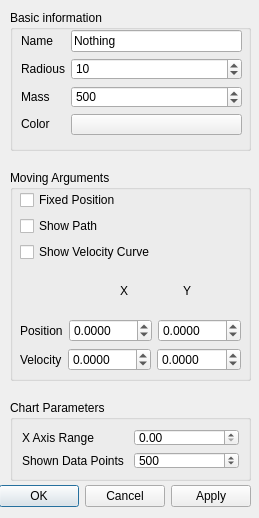
<?xml version="1.0" encoding="UTF-8"?>
<ui version="4.0">
 <class>PlanetEdit</class>
 <widget class="QDialog" name="PlanetEdit">
  <property name="geometry">
   <rect>
    <x>0</x>
    <y>0</y>
    <width>259</width>
    <height>518</height>
   </rect>
  </property>
  <property name="windowTitle">
   <string>Planet Information</string>
  </property>
  <widget class="QDialogButtonBox" name="buttonBox">
   <property name="geometry">
    <rect>
     <x>-90</x>
     <y>480</y>
     <width>341</width>
     <height>32</height>
    </rect>
   </property>
   <property name="orientation">
    <enum>Qt::Horizontal</enum>
   </property>
   <property name="standardButtons">
    <set>QDialogButtonBox::Apply|QDialogButtonBox::Cancel|QDialogButtonBox::Ok</set>
   </property>
  </widget>
  <widget class="QGroupBox" name="groupBox01">
   <property name="geometry">
    <rect>
     <x>10</x>
     <y>10</y>
     <width>241</width>
     <height>141</height>
    </rect>
   </property>
   <property name="title">
    <string>Basic information</string>
   </property>
   <widget class="QWidget" name="layoutWidget">
    <property name="geometry">
     <rect>
      <x>11</x>
      <y>20</y>
      <width>221</width>
      <height>105</height>
     </rect>
    </property>
    <layout class="QHBoxLayout" name="horizontalLayout">
     <item>
      <layout class="QVBoxLayout" name="verticalLayout_3">
       <item>
        <widget class="QLabel" name="label">
         <property name="text">
          <string>Name</string>
         </property>
        </widget>
       </item>
       <item>
        <widget class="QLabel" name="label_2">
         <property name="text">
          <string>Radious</string>
         </property>
        </widget>
       </item>
       <item>
        <widget class="QLabel" name="label_3">
         <property name="text">
          <string>Mass</string>
         </property>
        </widget>
       </item>
       <item>
        <widget class="QLabel" name="label_4">
         <property name="text">
          <string>Color</string>
         </property>
        </widget>
       </item>
      </layout>
     </item>
     <item>
      <layout class="QVBoxLayout" name="verticalLayout">
       <item>
        <widget class="QLineEdit" name="name">
         <property name="text">
          <string>Nothing</string>
         </property>
        </widget>
       </item>
       <item>
        <widget class="QSpinBox" name="radious">
         <property name="maximum">
          <number>999999999</number>
         </property>
         <property name="value">
          <number>10</number>
         </property>
        </widget>
       </item>
       <item>
        <widget class="QSpinBox" name="mass">
         <property name="maximum">
          <number>999999999</number>
         </property>
         <property name="value">
          <number>500</number>
         </property>
        </widget>
       </item>
       <item>
        <widget class="QPushButton" name="color">
         <property name="text">
          <string/>
         </property>
        </widget>
       </item>
      </layout>
     </item>
    </layout>
   </widget>
  </widget>
  <widget class="QGroupBox" name="groupBox">
   <property name="geometry">
    <rect>
     <x>10</x>
     <y>170</y>
     <width>241</width>
     <height>211</height>
    </rect>
   </property>
   <property name="title">
    <string>Moving Arguments</string>
   </property>
   <widget class="QWidget" name="layoutWidget">
    <property name="geometry">
     <rect>
      <x>10</x>
      <y>20</y>
      <width>221</width>
      <height>181</height>
     </rect>
    </property>
    <layout class="QVBoxLayout" name="verticalLayout_2">
     <item>
      <widget class="QCheckBox" name="setFixedPosition">
       <property name="text">
        <string>Fixed Position</string>
       </property>
      </widget>
     </item>
     <item>
      <widget class="QCheckBox" name="showPath">
       <property name="text">
        <string>Show Path</string>
       </property>
      </widget>
     </item>
     <item>
      <widget class="QCheckBox" name="showVelocityCurve">
       <property name="text">
        <string>Show Velocity Curve</string>
       </property>
      </widget>
     </item>
     <item>
      <layout class="QHBoxLayout" name="horizontalLayout_2">
       <item>
        <spacer name="horizontalSpacer">
         <property name="orientation">
          <enum>Qt::Horizontal</enum>
         </property>
         <property name="sizeHint" stdset="0">
          <size>
           <width>40</width>
           <height>20</height>
          </size>
         </property>
        </spacer>
       </item>
       <item>
        <spacer name="horizontalSpacer_4">
         <property name="orientation">
          <enum>Qt::Horizontal</enum>
         </property>
         <property name="sizeHint" stdset="0">
          <size>
           <width>40</width>
           <height>20</height>
          </size>
         </property>
        </spacer>
       </item>
       <item>
        <widget class="QLabel" name="label_5">
         <property name="text">
          <string>X</string>
         </property>
        </widget>
       </item>
       <item>
        <spacer name="horizontalSpacer_2">
         <property name="orientation">
          <enum>Qt::Horizontal</enum>
         </property>
         <property name="sizeHint" stdset="0">
          <size>
           <width>40</width>
           <height>20</height>
          </size>
         </property>
        </spacer>
       </item>
       <item>
        <widget class="QLabel" name="label_6">
         <property name="text">
          <string>Y</string>
         </property>
        </widget>
       </item>
       <item>
        <spacer name="horizontalSpacer_3">
         <property name="orientation">
          <enum>Qt::Horizontal</enum>
         </property>
         <property name="sizeHint" stdset="0">
          <size>
           <width>40</width>
           <height>20</height>
          </size>
         </property>
        </spacer>
       </item>
      </layout>
     </item>
     <item>
      <layout class="QHBoxLayout" name="horizontalLayout_3">
       <item>
        <widget class="QLabel" name="label_7">
         <property name="text">
          <string>Position</string>
         </property>
        </widget>
       </item>
       <item>
        <widget class="QDoubleSpinBox" name="Px">
         <property name="decimals">
          <number>4</number>
         </property>
         <property name="minimum">
          <double>-100000000000000000000.000000000000000</double>
         </property>
         <property name="maximum">
          <double>100000000000000000000.000000000000000</double>
         </property>
        </widget>
       </item>
       <item>
        <widget class="QDoubleSpinBox" name="Py">
         <property name="decimals">
          <number>4</number>
         </property>
         <property name="minimum">
          <double>-100000000000000000000.000000000000000</double>
         </property>
         <property name="maximum">
          <double>100000000000000000000.000000000000000</double>
         </property>
        </widget>
       </item>
      </layout>
     </item>
     <item>
      <layout class="QHBoxLayout" name="horizontalLayout_4">
       <item>
        <widget class="QLabel" name="label_8">
         <property name="text">
          <string>Velocity</string>
         </property>
        </widget>
       </item>
       <item>
        <widget class="QDoubleSpinBox" name="Vx">
         <property name="decimals">
          <number>4</number>
         </property>
         <property name="minimum">
          <double>-100000000000000000000.000000000000000</double>
         </property>
         <property name="maximum">
          <double>100000000000000000000.000000000000000</double>
         </property>
        </widget>
       </item>
       <item>
        <widget class="QDoubleSpinBox" name="Vy">
         <property name="decimals">
          <number>4</number>
         </property>
         <property name="minimum">
          <double>-100000000000000000000.000000000000000</double>
         </property>
         <property name="maximum">
          <double>100000000000000000000.000000000000000</double>
         </property>
        </widget>
       </item>
      </layout>
     </item>
    </layout>
   </widget>
  </widget>
  <widget class="QGroupBox" name="groupBox_2">
   <property name="geometry">
    <rect>
     <x>10</x>
     <y>400</y>
     <width>241</width>
     <height>81</height>
    </rect>
   </property>
   <property name="title">
    <string>Chart Parameters</string>
   </property>
   <layout class="QHBoxLayout" name="horizontalLayout_5">
    <item>
     <layout class="QVBoxLayout" name="verticalLayout_4">
      <item>
       <widget class="QLabel" name="label_9">
        <property name="text">
         <string>X Axis Range</string>
        </property>
       </widget>
      </item>
      <item>
       <widget class="QLabel" name="label_10">
        <property name="text">
         <string>Shown Data Points</string>
        </property>
       </widget>
      </item>
     </layout>
    </item>
    <item>
     <layout class="QVBoxLayout" name="verticalLayout_5">
      <item>
       <widget class="QDoubleSpinBox" name="XNumbers">
        <property name="maximum">
         <double>99999999999999998278261272554585856747747644714015897553975120217811154108416.000000000000000</double>
        </property>
       </widget>
      </item>
      <item>
       <widget class="QSpinBox" name="shownDataPoints">
        <property name="maximum">
         <number>999999999</number>
        </property>
        <property name="value">
         <number>500</number>
        </property>
       </widget>
      </item>
     </layout>
    </item>
   </layout>
  </widget>
 </widget>
 <resources/>
 <connections>
  <connection>
   <sender>buttonBox</sender>
   <signal>accepted()</signal>
   <receiver>PlanetEdit</receiver>
   <slot>accept()</slot>
   <hints>
    <hint type="sourcelabel">
     <x>248</x>
     <y>254</y>
    </hint>
    <hint type="destinationlabel">
     <x>157</x>
     <y>274</y>
    </hint>
   </hints>
  </connection>
  <connection>
   <sender>buttonBox</sender>
   <signal>rejected()</signal>
   <receiver>PlanetEdit</receiver>
   <slot>reject()</slot>
   <hints>
    <hint type="sourcelabel">
     <x>316</x>
     <y>260</y>
    </hint>
    <hint type="destinationlabel">
     <x>286</x>
     <y>274</y>
    </hint>
   </hints>
  </connection>
 </connections>
</ui>
